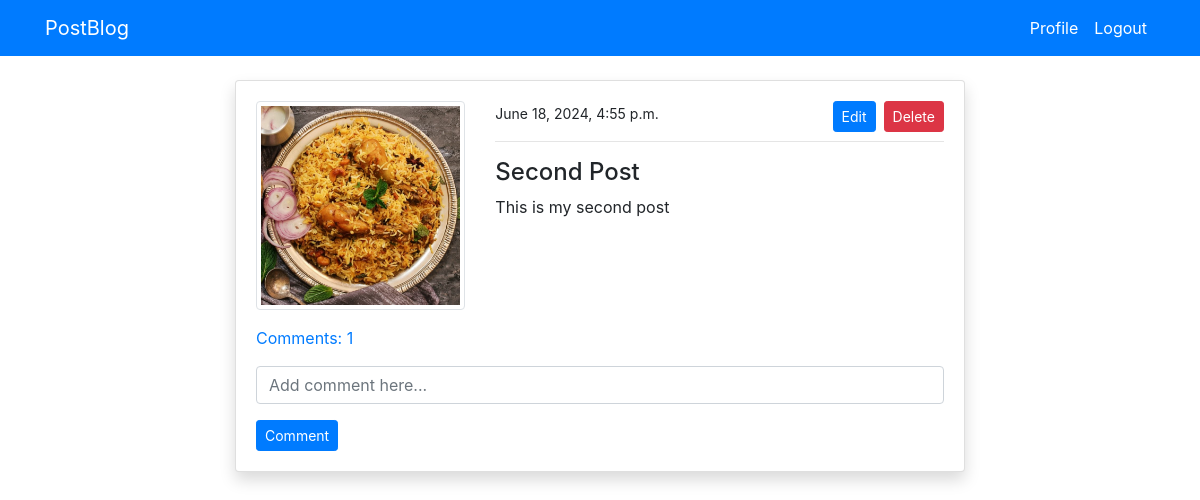
Page /post_detail/2 (signed in) on the committed database.
### Blog/models.py (models this page shows, shortened)
class PostModel(models.Model):
    title = models.CharField(max_length=255)
    contents = models.TextField()
    author = models.ForeignKey(User, on_delete=models.CASCADE)
    date_created = models.DateTimeField(auto_now_add=True)
    class Meta:
        ordering = ['-date_created']
    def comment_count(self):
        return self.comments_set.all().count()
    def comment(self):
        return self.comments_set.all()

### users/models.py (models this page shows, shortened)
class ProfileModel(models.Model):
    user = models.OneToOneField(User, on_delete=models.CASCADE)
    image = models.ImageField(default='default.png', upload_to='profile')

### Blog/views.py (the view)
# urls.py: path('post_detail/<int:pk>',views.post_detail, name='blog-post-detail'),
@login_required
def post_detail(request, pk):
    post = PostModel.objects.get(id=pk)
    if request.method == 'POST':
        c_form = PostCommentForm(request.POST)
        if c_form.is_valid():
            instance = c_form.save(commit=False)
            instance.user = request.user
            instance.post = post
            instance.save()
            return redirect('blog-post-detail', pk=post.id)
    else:
        c_form = PostCommentForm()
    context = {
        'post' : post,
        'c_form' : c_form
    }
    return render(request,'blog/post_detail.html', context)

### Blog/forms.py
class PostCommentForm(forms.ModelForm):
    content = forms.CharField(label='', widget=forms.TextInput(attrs={'placeholder': 'Add comment here...'}))
    class Meta:
        model = Comments
        fields = ('content',)

### templates/blog/post_detail.html (shortened to what this page needs)
{% extends 'partials/base.html' %}
{% load crispy_forms_tags %}
{% block content %}
<div class="container">
    <div class="row mt-5 pt-3">
        <div class="col-md-8 offset-md-2">
            <div class="card shadow my-3">
                <div class="card-body">
                    <div class="row">
                        <div class="col-md-4">
                            <img class="img-thumbnail" src="{{post.author.profilemodel.image.url}}" alt"profile-img">
                        </div>
                        <div class="col-md-8">
                            <small>{{ post.date_created }}</small>
                            {% if post.author == request.user %}
                            <span><a class="btn btn-danger btn-sm float-right" href="{% url 'blog-post-delete' post.id %}" >Delete</a></span>
                            <span><a class="btn btn-primary btn-sm float-right mx-2" href="{% url 'blog-post-edit' post.id %}" >Edit</a></span>
                            {% endif %}
                            <hr>
                            <h4>{{post.title}}</h4>
                            <p>
                                {{post.contents}}
                            </p>
                        </div>
                    </div>
                    <p class="mt-3">
                        <a class="" data-toggle="collapse" href="#collapseExample" role="button" aria-expanded="false" aria-controls="collapseExample">
                          Comments: {{post.comment_count}}
                        </a>
                      </p>
                      <form method="POST">
                        {{ c_form|crispy}}
                        <input class="btn btn-primary btn-sm" type="submit" value="Comment">
                      </form>
                </div>
            </div>
        </div>
    </div>
</div>
{% endblock %}

### rows in the picture
PostModel: author.profilemodel.image (picture), date_created "June 18, 2024, 4:55 p.m.", title "Second Post", contents "This is my second post", comment_count "1"
